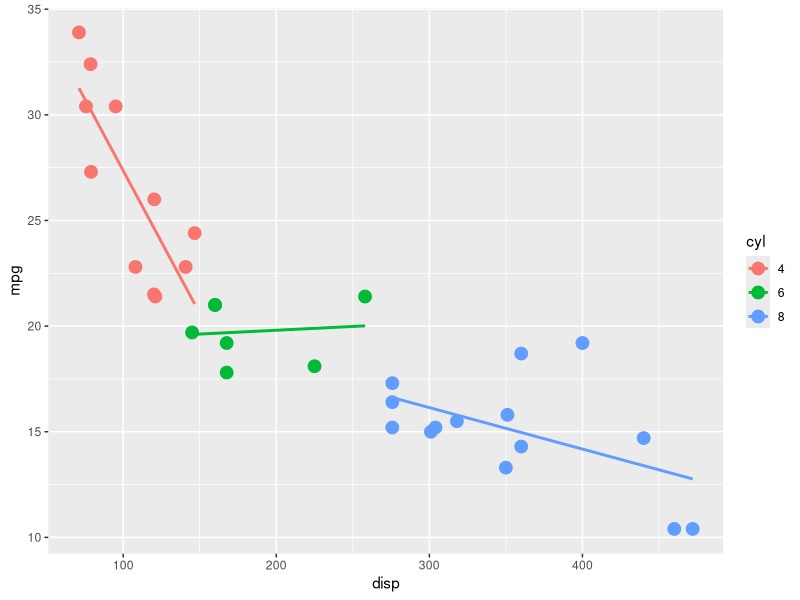
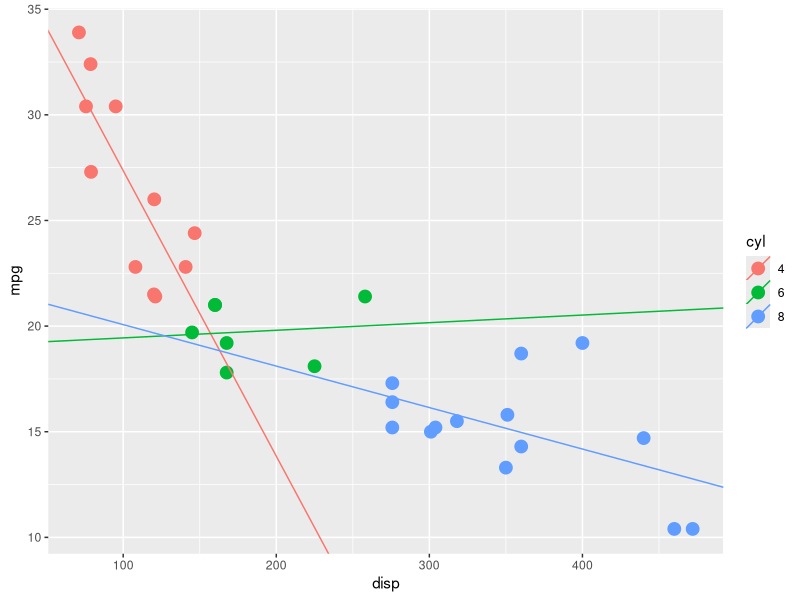

Here is the R script that generated these plots, in order:
## ---- chunk 1
library(tidyverse) # purrr is in here already
library(magrittr) # %>% alread in tidyverse, but %<>% and other variants are not
## ---- chunk 2
data(mtcars)
mtcars %<>% add_rownames # bc this should be the default
mtcars$cyl %<>% as.factor # useful later on for group_by() and split()
## ---- chunk 3
ggplot(mtcars, aes(disp, mpg, color = cyl)) +
    geom_point(size = 4) +
    stat_smooth(method = "lm", se = F)
## ---- chunk 4
mtcars %>%
    split(.$cyl) %>%
    map(~ lm(mpg ~ disp, data = .)) -> lm_fits # not my fav but useful
## ---- chunk 5
lm_fits %<>%
    map_df(broom::tidy, .id = "cyl") %>% # love this map_df(tidy) combo!!!
    select(cyl, term, estimate) %>%
    spread(term, estimate) %>%
    mutate(cyl = as.factor(cyl)) # a reciprocal pipe wont work inside mutate()

# now plot
ggplot(mtcars, aes(disp, mpg, color = cyl)) +
    geom_point(size = 4) +
    geom_abline(data = lm_fits, aes(slope = disp, intercept = `(Intercept)`, color = cyl))
